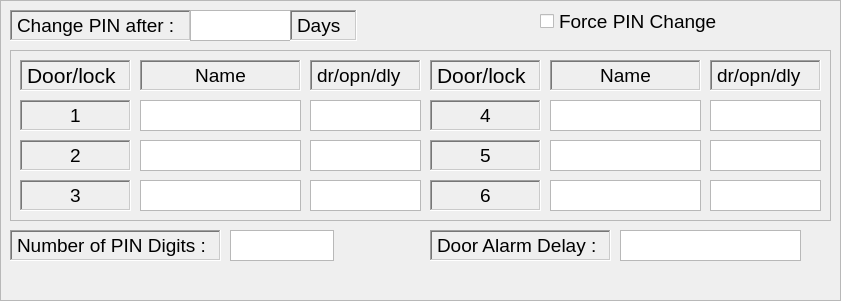
  <widget class="QFrame" name="frame_2">
   <property name="geometry">
    <rect>
     <x>170</x>
     <y>40</y>
     <width>841</width>
     <height>301</height>
    </rect>
   </property>
   <property name="autoFillBackground">
    <bool>true</bool>
   </property>
   <property name="frameShape">
    <enum>QFrame::StyledPanel</enum>
   </property>
   <property name="frameShadow">
    <enum>QFrame::Raised</enum>
   </property>
   <widget class="QLabel" name="label_9">
    <property name="geometry">
     <rect>
      <x>10</x>
      <y>10</y>
      <width>181</width>
      <height>31</height>
     </rect>
    </property>
    <property name="font">
     <font>
      <pointsize>14</pointsize>
     </font>
    </property>
    <property name="autoFillBackground">
     <bool>true</bool>
    </property>
    <property name="frameShape">
     <enum>QFrame::WinPanel</enum>
    </property>
    <property name="frameShadow">
     <enum>QFrame::Sunken</enum>
    </property>
    <property name="text">
     <string>Change PIN after : </string>
    </property>
   </widget>
   <widget class="QPlainTextEdit" name="plainTextEdit_7">
    <property name="geometry">
     <rect>
      <x>190</x>
      <y>10</y>
      <width>101</width>
      <height>31</height>
     </rect>
    </property>
    <property name="font">
     <font>
      <pointsize>14</pointsize>
     </font>
    </property>
    <property name="verticalScrollBarPolicy">
     <enum>Qt::ScrollBarAlwaysOff</enum>
    </property>
    <property name="horizontalScrollBarPolicy">
     <enum>Qt::ScrollBarAlwaysOff</enum>
    </property>
   </widget>
   <widget class="QLabel" name="label_10">
    <property name="geometry">
     <rect>
      <x>430</x>
      <y>230</y>
      <width>181</width>
      <height>31</height>
     </rect>
    </property>
    <property name="font">
     <font>
      <pointsize>14</pointsize>
     </font>
    </property>
    <property name="autoFillBackground">
     <bool>true</bool>
    </property>
    <property name="frameShape">
     <enum>QFrame::WinPanel</enum>
    </property>
    <property name="frameShadow">
     <enum>QFrame::Sunken</enum>
    </property>
    <property name="text">
     <string>Door Alarm Delay : </string>
    </property>
   </widget>
   <widget class="QPlainTextEdit" name="plainTextEdit_8">
    <property name="geometry">
     <rect>
      <x>620</x>
      <y>230</y>
      <width>181</width>
      <height>31</height>
     </rect>
    </property>
    <property name="font">
     <font>
      <pointsize>14</pointsize>
     </font>
    </property>
    <property name="verticalScrollBarPolicy">
     <enum>Qt::ScrollBarAlwaysOff</enum>
    </property>
    <property name="horizontalScrollBarPolicy">
     <enum>Qt::ScrollBarAlwaysOff</enum>
    </property>
   </widget>
   <widget class="QFrame" name="frame_3">
    <property name="geometry">
     <rect>
      <x>10</x>
      <y>50</y>
      <width>821</width>
      <height>171</height>
     </rect>
    </property>
    <property name="frameShape">
     <enum>QFrame::StyledPanel</enum>
    </property>
    <property name="frameShadow">
     <enum>QFrame::Raised</enum>
    </property>
    <widget class="QLabel" name="label_3">
     <property name="geometry">
      <rect>
       <x>10</x>
       <y>10</y>
       <width>111</width>
       <height>31</height>
      </rect>
     </property>
     <property name="font">
      <font>
       <pointsize>16</pointsize>
      </font>
     </property>
     <property name="autoFillBackground">
      <bool>true</bool>
     </property>
     <property name="frameShape">
      <enum>QFrame::WinPanel</enum>
     </property>
     <property name="frameShadow">
      <enum>QFrame::Sunken</enum>
     </property>
     <property name="text">
      <string>Door/lock</string>
     </property>
    </widget>
    <widget class="QLabel" name="label_4">
     <property name="geometry">
      <rect>
       <x>10</x>
       <y>50</y>
       <width>111</width>
       <height>31</height>
      </rect>
     </property>
     <property name="font">
      <font>
       <pointsize>14</pointsize>
      </font>
     </property>
     <property name="autoFillBackground">
      <bool>true</bool>
     </property>
     <property name="frameShape">
      <enum>QFrame::WinPanel</enum>
     </property>
     <property name="frameShadow">
      <enum>QFrame::Sunken</enum>
     </property>
     <property name="text">
      <string>1</string>
     </property>
     <property name="alignment">
      <set>Qt::AlignCenter</set>
     </property>
    </widget>
    <widget class="QLabel" name="label_5">
     <property name="geometry">
      <rect>
       <x>130</x>
       <y>10</y>
       <width>161</width>
       <height>31</height>
      </rect>
     </property>
     <property name="font">
      <font>
       <pointsize>14</pointsize>
      </font>
     </property>
     <property name="autoFillBackground">
      <bool>true</bool>
     </property>
     <property name="frameShape">
      <enum>QFrame::WinPanel</enum>
     </property>
     <property name="frameShadow">
      <enum>QFrame::Sunken</enum>
     </property>
     <property name="text">
      <string>Name</string>
     </property>
     <property name="alignment">
      <set>Qt::AlignCenter</set>
     </property>
    </widget>
    <widget class="QPlainTextEdit" name="plainTextEdit">
     <property name="geometry">
      <rect>
       <x>130</x>
       <y>50</y>
       <width>161</width>
       <height>31</height>
      </rect>
     </property>
     <property name="font">
      <font>
       <pointsize>14</pointsize>
      </font>
     </property>
     <property name="verticalScrollBarPolicy">
      <enum>Qt::ScrollBarAlwaysOff</enum>
     </property>
     <property name="horizontalScrollBarPolicy">
      <enum>Qt::ScrollBarAlwaysOff</enum>
     </property>
    </widget>
    <widget class="QLabel" name="label_6">
     <property name="geometry">
      <rect>
       <x>300</x>
       <y>10</y>
       <width>111</width>
       <height>31</height>
      </rect>
     </property>
     <property name="font">
      <font>
       <pointsize>14</pointsize>
      </font>
     </property>
     <property name="autoFillBackground">
      <bool>true</bool>
     </property>
     <property name="frameShape">
      <enum>QFrame::WinPanel</enum>
     </property>
     <property name="frameShadow">
      <enum>QFrame::Sunken</enum>
     </property>
     <property name="text">
      <string>dr/opn/dly</string>
     </property>
    </widget>
    <widget class="QLabel" name="label_7">
     <property name="geometry">
      <rect>
       <x>10</x>
       <y>90</y>
       <width>111</width>
       <height>31</height>
      </rect>
     </property>
     <property name="font">
      <font>
       <pointsize>14</pointsize>
      </font>
     </property>
     <property name="autoFillBackground">
      <bool>true</bool>
     </property>
     <property name="frameShape">
      <enum>QFrame::WinPanel</enum>
     </property>
     <property name="frameShadow">
      <enum>QFrame::Sunken</enum>
     </property>
     <property name="text">
      <string>2</string>
     </property>
     <property name="alignment">
      <set>Qt::AlignCenter</set>
     </property>
    </widget>
    <widget class="QLabel" name="label_8">
     <property name="geometry">
      <rect>
       <x>10</x>
       <y>130</y>
       <width>111</width>
       <height>31</height>
      </rect>
     </property>
     <property name="font">
      <font>
       <pointsize>14</pointsize>
      </font>
     </property>
     <property name="autoFillBackground">
      <bool>true</bool>
     </property>
     <property name="frameShape">
      <enum>QFrame::WinPanel</enum>
     </property>
     <property name="frameShadow">
      <enum>QFrame::Sunken</enum>
     </property>
     <property name="text">
      <string>3</string>
     </property>
     <property name="alignment">
      <set>Qt::AlignCenter</set>
     </property>
    </widget>
    <widget class="QLabel" name="label_11">
     <property name="geometry">
      <rect>
       <x>420</x>
       <y>50</y>
       <width>111</width>
       <height>31</height>
      </rect>
     </property>
     <property name="font">
      <font>
       <pointsize>14</pointsize>
      </font>
     </property>
     <property name="autoFillBackground">
      <bool>true</bool>
     </property>
     <property name="frameShape">
      <enum>QFrame::WinPanel</enum>
     </property>
     <property name="frameShadow">
      <enum>QFrame::Sunken</enum>
     </property>
     <property name="text">
      <string>4</string>
     </property>
     <property name="alignment">
      <set>Qt::AlignCenter</set>
     </property>
    </widget>
    <widget class="QLabel" name="label_12">
     <property name="geometry">
      <rect>
       <x>420</x>
       <y>90</y>
       <width>111</width>
       <height>31</height>
      </rect>
     </property>
     <property name="font">
      <font>
       <pointsize>14</pointsize>
      </font>
     </property>
     <property name="autoFillBackground">
      <bool>true</bool>
     </property>
     <property name="frameShape">
      <enum>QFrame::WinPanel</enum>
     </property>
     <property name="frameShadow">
      <enum>QFrame::Sunken</enum>
     </property>
     <property name="text">
      <string>5</string>
     </property>
     <property name="alignment">
      <set>Qt::AlignCenter</set>
     </property>
    </widget>
    <widget class="QLabel" name="label_13">
     <property name="geometry">
      <rect>
       <x>420</x>
       <y>130</y>
       <width>111</width>
       <height>31</height>
      </rect>
     </property>
     <property name="font">
      <font>
       <pointsize>14</pointsize>
      </font>
     </property>
     <property name="autoFillBackground">
      <bool>true</bool>
     </property>
     <property name="frameShape">
      <enum>QFrame::WinPanel</enum>
     </property>
     <property name="frameShadow">
      <enum>QFrame::Sunken</enum>
     </property>
     <property name="text">
      <string>6</string>
     </property>
     <property name="alignment">
      <set>Qt::AlignCenter</set>
     </property>
    </widget>
    <widget class="QLabel" name="label_14">
     <property name="geometry">
      <rect>
       <x>420</x>
       <y>10</y>
       <width>111</width>
       <height>31</height>
      </rect>
     </property>
     <property name="font">
      <font>
       <pointsize>16</pointsize>
      </font>
     </property>
     <property name="autoFillBackground">
      <bool>true</bool>
     </property>
     <property name="frameShape">
      <enum>QFrame::WinPanel</enum>
     </property>
     <property name="frameShadow">
      <enum>QFrame::Sunken</enum>
     </property>
     <property name="text">
      <string>Door/lock</string>
     </property>
    </widget>
    <widget class="QLabel" name="label_15">
     <property name="geometry">
      <rect>
       <x>540</x>
       <y>10</y>
       <width>151</width>
       <height>31</height>
      </rect>
     </property>
     <property name="font">
      <font>
       <pointsize>14</pointsize>
      </font>
     </property>
     <property name="autoFillBackground">
      <bool>true</bool>
     </property>
     <property name="frameShape">
      <enum>QFrame::WinPanel</enum>
     </property>
     <property name="frameShadow">
      <enum>QFrame::Sunken</enum>
     </property>
     <property name="text">
      <string>Name</string>
     </property>
     <property name="alignment">
      <set>Qt::AlignCenter</set>
     </property>
    </widget>
    <widget class="QLabel" name="label_16">
     <property name="geometry">
      <rect>
       <x>700</x>
       <y>10</y>
       <width>111</width>
       <height>31</height>
      </rect>
     </property>
     <property name="font">
      <font>
       <pointsize>14</pointsize>
      </font>
     </property>
     <property name="autoFillBackground">
      <bool>true</bool>
     </property>
     <property name="frameShape">
      <enum>QFrame::WinPanel</enum>
     </property>
     <property name="frameShadow">
      <enum>QFrame::Sunken</enum>
     </property>
     <property name="text">
      <string>dr/opn/dly</string>
     </property>
    </widget>
    <widget class="QPlainTextEdit" name="plainTextEdit_2">
     <property name="geometry">
      <rect>
       <x>130</x>
       <y>90</y>
       <width>161</width>
       <height>31</height>
      </rect>
     </property>
     <property name="font">
      <font>
       <pointsize>14</pointsize>
      </font>
     </property>
     <property name="verticalScrollBarPolicy">
      <enum>Qt::ScrollBarAlwaysOff</enum>
     </property>
     <property name="horizontalScrollBarPolicy">
      <enum>Qt::ScrollBarAlwaysOff</enum>
     </property>
    </widget>
    <widget class="QPlainTextEdit" name="plainTextEdit_3">
     <property name="geometry">
      <rect>
       <x>130</x>
       <y>130</y>
       <width>161</width>
       <height>31</height>
      </rect>
     </property>
     <property name="font">
      <font>
       <pointsize>14</pointsize>
      </font>
     </property>
     <property name="verticalScrollBarPolicy">
      <enum>Qt::ScrollBarAlwaysOff</enum>
     </property>
     <property name="horizontalScrollBarPolicy">
      <enum>Qt::ScrollBarAlwaysOff</enum>
     </property>
    </widget>
    <widget class="QPlainTextEdit" name="plainTextEdit_4">
     <property name="geometry">
      <rect>
       <x>540</x>
       <y>50</y>
       <width>151</width>
       <height>31</height>
      </rect>
     </property>
     <property name="font">
      <font>
       <pointsize>14</pointsize>
      </font>
     </property>
     <property name="verticalScrollBarPolicy">
      <enum>Qt::ScrollBarAlwaysOff</enum>
     </property>
     <property name="horizontalScrollBarPolicy">
      <enum>Qt::ScrollBarAlwaysOff</enum>
     </property>
    </widget>
    <widget class="QPlainTextEdit" name="plainTextEdit_5">
     <property name="geometry">
      <rect>
       <x>540</x>
       <y>90</y>
       <width>151</width>
       <height>31</height>
      </rect>
     </property>
     <property name="font">
      <font>
       <pointsize>14</pointsize>
      </font>
     </property>
     <property name="verticalScrollBarPolicy">
      <enum>Qt::ScrollBarAlwaysOff</enum>
     </property>
     <property name="horizontalScrollBarPolicy">
      <enum>Qt::ScrollBarAlwaysOff</enum>
     </property>
    </widget>
    <widget class="QPlainTextEdit" name="plainTextEdit_6">
     <property name="geometry">
      <rect>
       <x>540</x>
       <y>130</y>
       <width>151</width>
       <height>31</height>
      </rect>
     </property>
     <property name="font">
      <font>
       <pointsize>14</pointsize>
      </font>
     </property>
     <property name="verticalScrollBarPolicy">
      <enum>Qt::ScrollBarAlwaysOff</enum>
     </property>
     <property name="horizontalScrollBarPolicy">
      <enum>Qt::ScrollBarAlwaysOff</enum>
     </property>
    </widget>
    <widget class="QPlainTextEdit" name="plainTextEdit_10">
     <property name="geometry">
      <rect>
       <x>300</x>
       <y>50</y>
       <width>111</width>
       <height>31</height>
      </rect>
     </property>
     <property name="font">
      <font>
       <pointsize>14</pointsize>
      </font>
     </property>
     <property name="verticalScrollBarPolicy">
      <enum>Qt::ScrollBarAlwaysOff</enum>
     </property>
     <property name="horizontalScrollBarPolicy">
      <enum>Qt::ScrollBarAlwaysOff</enum>
     </property>
    </widget>
    <widget class="QPlainTextEdit" name="plainTextEdit_11">
     <property name="geometry">
      <rect>
       <x>300</x>
       <y>90</y>
       <width>111</width>
       <height>31</height>
      </rect>
     </property>
     <property name="font">
      <font>
       <pointsize>14</pointsize>
      </font>
     </property>
     <property name="verticalScrollBarPolicy">
      <enum>Qt::ScrollBarAlwaysOff</enum>
     </property>
     <property name="horizontalScrollBarPolicy">
      <enum>Qt::ScrollBarAlwaysOff</enum>
     </property>
    </widget>
    <widget class="QPlainTextEdit" name="plainTextEdit_12">
     <property name="geometry">
      <rect>
       <x>300</x>
       <y>130</y>
       <width>111</width>
       <height>31</height>
      </rect>
     </property>
     <property name="font">
      <font>
       <pointsize>14</pointsize>
      </font>
     </property>
     <property name="verticalScrollBarPolicy">
      <enum>Qt::ScrollBarAlwaysOff</enum>
     </property>
     <property name="horizontalScrollBarPolicy">
      <enum>Qt::ScrollBarAlwaysOff</enum>
     </property>
    </widget>
    <widget class="QPlainTextEdit" name="plainTextEdit_13">
     <property name="geometry">
      <rect>
       <x>700</x>
       <y>50</y>
       <width>111</width>
       <height>31</height>
      </rect>
     </property>
     <property name="font">
      <font>
       <pointsize>14</pointsize>
      </font>
     </property>
     <property name="verticalScrollBarPolicy">
      <enum>Qt::ScrollBarAlwaysOff</enum>
     </property>
     <property name="horizontalScrollBarPolicy">
      <enum>Qt::ScrollBarAlwaysOff</enum>
     </property>
    </widget>
    <widget class="QPlainTextEdit" name="plainTextEdit_14">
     <property name="geometry">
      <rect>
       <x>700</x>
       <y>90</y>
       <width>111</width>
       <height>31</height>
      </rect>
     </property>
     <property name="font">
      <font>
       <pointsize>14</pointsize>
      </font>
     </property>
     <property name="verticalScrollBarPolicy">
      <enum>Qt::ScrollBarAlwaysOff</enum>
     </property>
     <property name="horizontalScrollBarPolicy">
      <enum>Qt::ScrollBarAlwaysOff</enum>
     </property>
    </widget>
    <widget class="QPlainTextEdit" name="plainTextEdit_15">
     <property name="geometry">
      <rect>
       <x>700</x>
       <y>130</y>
       <width>111</width>
       <height>31</height>
      </rect>
     </property>
     <property name="font">
      <font>
       <pointsize>14</pointsize>
      </font>
     </property>
     <property name="verticalScrollBarPolicy">
      <enum>Qt::ScrollBarAlwaysOff</enum>
     </property>
     <property name="horizontalScrollBarPolicy">
      <enum>Qt::ScrollBarAlwaysOff</enum>
     </property>
    </widget>
   </widget>
   <widget class="QLabel" name="label_17">
    <property name="geometry">
     <rect>
      <x>10</x>
      <y>230</y>
      <width>211</width>
      <height>31</height>
     </rect>
    </property>
    <property name="font">
     <font>
      <pointsize>14</pointsize>
     </font>
    </property>
    <property name="frameShape">
     <enum>QFrame::WinPanel</enum>
    </property>
    <property name="frameShadow">
     <enum>QFrame::Sunken</enum>
    </property>
    <property name="text">
     <string>Number of PIN Digits : </string>
    </property>
   </widget>
   <widget class="QCheckBox" name="checkBox">
    <property name="geometry">
     <rect>
      <x>540</x>
      <y>10</y>
      <width>201</width>
      <height>23</height>
     </rect>
    </property>
    <property name="font">
     <font>
      <pointsize>14</pointsize>
     </font>
    </property>
    <property name="text">
     <string>Force PIN Change </string>
    </property>
   </widget>
   <widget class="QPlainTextEdit" name="plainTextEdit_9">
    <property name="geometry">
     <rect>
      <x>230</x>
      <y>230</y>
      <width>104</width>
      <height>31</height>
     </rect>
    </property>
    <property name="font">
     <font>
      <pointsize>14</pointsize>
     </font>
    </property>
    <property name="verticalScrollBarPolicy">
     <enum>Qt::ScrollBarAlwaysOff</enum>
    </property>
    <property name="horizontalScrollBarPolicy">
     <enum>Qt::ScrollBarAlwaysOff</enum>
    </property>
   </widget>
   <widget class="QLabel" name="label_18">
    <property name="geometry">
     <rect>
      <x>290</x>
      <y>10</y>
      <width>67</width>
      <height>31</height>
     </rect>
    </property>
    <property name="font">
     <font>
      <pointsize>14</pointsize>
     </font>
    </property>
    <property name="frameShape">
     <enum>QFrame::WinPanel</enum>
    </property>
    <property name="frameShadow">
     <enum>QFrame::Sunken</enum>
    </property>
    <property name="text">
     <string>Days </string>
    </property>
   </widget>
  </widget>
